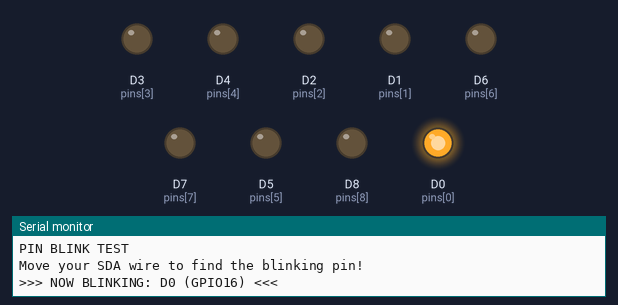
A sketch run on a simulated ESP8266 (NodeMCU). Shown: output pins drawn as LEDs (lit = HIGH), the last lines printed to the serial monitor.

Above: at 1.18 s.
At 5.18 s:
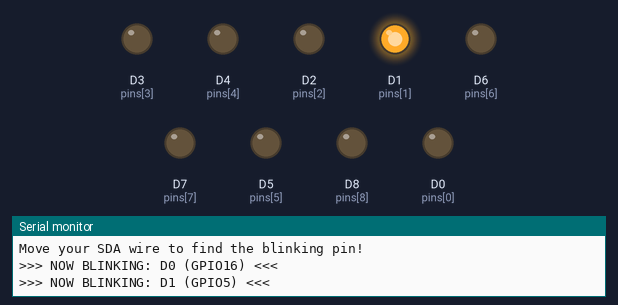
At 9.78 s:
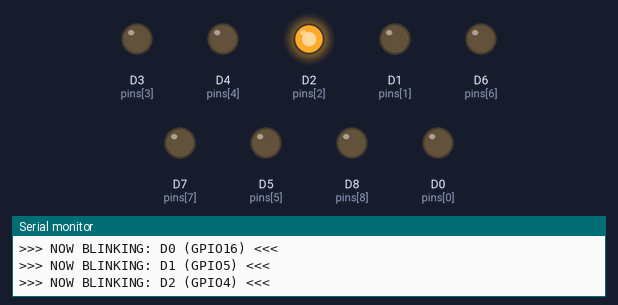
At 18.38 s:
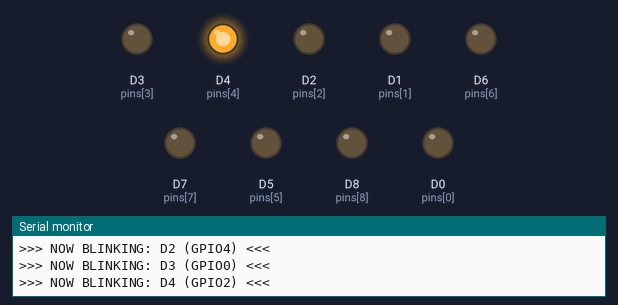
At 26.98 s:
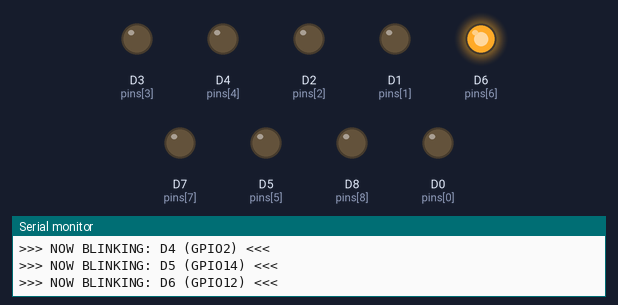
At 35.8 s:
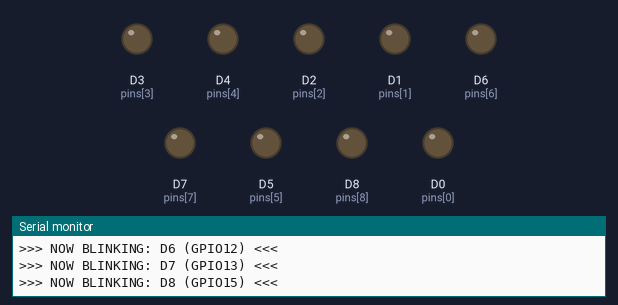
Timing chart, 0 to 40.0 s (numbered marks = the images above):
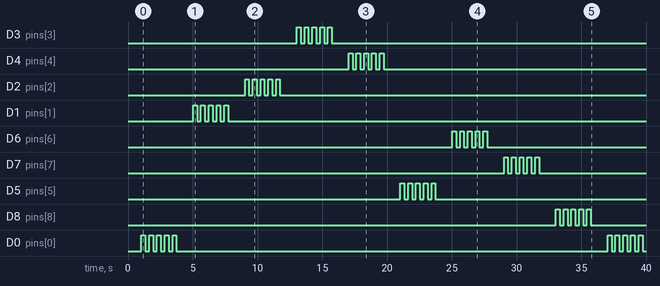

The sketch:

pin_test.ino
```cpp
/*
 * Pin Identifier - Blinks each pin one at a time
 * Connect an LED (or just watch the voltage with the RC522 LED)
 * Move the SDA wire to each pin to find the one that blinks
 */

void setup() {
  Serial.begin(9600);
  delay(1000);
  Serial.println("PIN BLINK TEST");
  Serial.println("Move your SDA wire to find the blinking pin!");
  Serial.println();
}

void loop() {
  // Test each D-pin one by one
  int pins[] = {D0, D1, D2, D3, D4, D5, D6, D7, D8};
  String names[] = {"D0", "D1", "D2", "D3", "D4", "D5", "D6", "D7", "D8"};

  for (int i = 0; i < 9; i++) {
    pinMode(pins[i], OUTPUT);

    Serial.print(">>> NOW BLINKING: ");
    Serial.print(names[i]);
    Serial.print(" (GPIO");
    Serial.print(pins[i]);
    Serial.println(") <<<");

    // Blink 5 times
    for (int j = 0; j < 5; j++) {
      digitalWrite(pins[i], HIGH);
      delay(300);
      digitalWrite(pins[i], LOW);
      delay(300);
    }

    delay(1000);  // pause between pins
  }

  Serial.println("=== RESTARTING TEST ===");
  Serial.println();
}
```

Measured:
- by itself, D3 (pins[3]): LOW → HIGH at 13.0 s, → LOW 0.30 s later, → HIGH 0.30 s later, → LOW 0.30 s later, … (10 changes in this stretch)
- by itself, D4 (pins[4]): LOW → HIGH at 17.0 s, → LOW 0.30 s later, → HIGH 0.30 s later, → LOW 0.30 s later, … (10 changes in this stretch)
- by itself, D2 (pins[2]): LOW → HIGH at 9.0 s, → LOW 0.30 s later, → HIGH 0.30 s later, → LOW 0.30 s later, … (10 changes in this stretch)
- by itself, D1 (pins[1]): LOW → HIGH at 5.0 s, → LOW 0.30 s later, → HIGH 0.30 s later, → LOW 0.30 s later, … (10 changes in this stretch)
- by itself, D6 (pins[6]): LOW → HIGH at 25.0 s, → LOW 0.30 s later, → HIGH 0.30 s later, → LOW 0.30 s later, … (10 changes in this stretch)
- by itself, D7 (pins[7]): LOW → HIGH at 29.0 s, → LOW 0.30 s later, → HIGH 0.30 s later, → LOW 0.30 s later, … (10 changes in this stretch)
- by itself, D5 (pins[5]): LOW → HIGH at 21.0 s, → LOW 0.30 s later, → HIGH 0.30 s later, → LOW 0.30 s later, … (10 changes in this stretch)
- by itself, D8 (pins[8]): LOW → HIGH at 33.0 s, → LOW 0.30 s later, → HIGH 0.30 s later, → LOW 0.30 s later, … (10 changes in this stretch)
